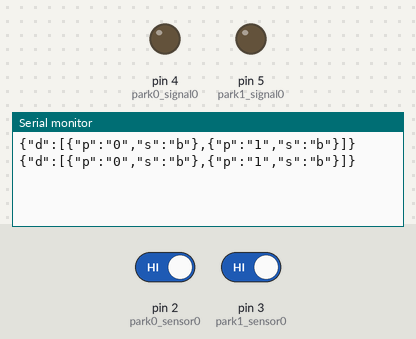
A sketch run on a simulated Arduino Uno, built for the host (arithmetic inside an expression is 32-bit, double 64-bit). Shown: output pins drawn as LEDs (lit = HIGH), the last lines printed to the serial monitor. The inputs (shaded band) are chosen by the test bench; at power-on: pin 2 (park0_sensor0) HIGH, pin 3 (park1_sensor0) HIGH.

Above: at 18.0 s.
18.1 s: pin 2 (park0_sensor0) driven LOW
At 20.7 s:
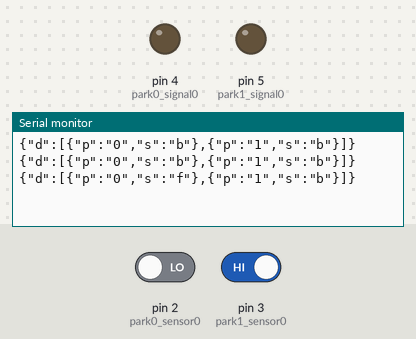
31.5 s: pin 3 (park1_sensor0) driven LOW
At 40.7 s:
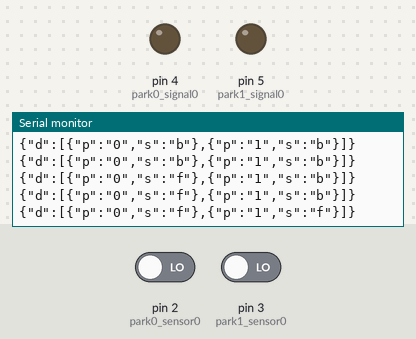
41.5 s: pin 2 (park0_sensor0) driven HIGH
At 50.7 s:
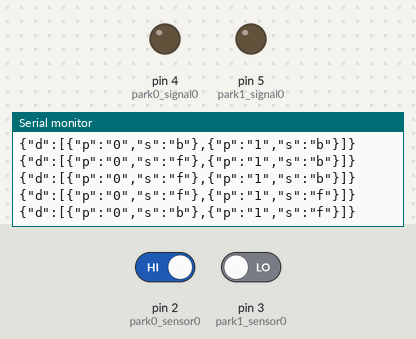

The sketch:

Parking.ino
```cpp
#include <ArduinoJson.h>

int park0_sensor0 = 2;
int park1_sensor0 = 3;
int park0_signal0 = 4;
int park1_signal0 = 5;
String park0sensor0;
String park1sensor0;


void setup() {
  // put your setup code here, to run once:
  Serial.begin(115200);
  pinMode(park0_sensor0, INPUT);
  pinMode(park1_sensor0, INPUT);
  digitalWrite(park0_sensor0, HIGH);
  digitalWrite(park1_sensor0, HIGH);
  pinMode(park0_signal0, OUTPUT);
  pinMode(park1_signal0, OUTPUT);

}

void loop() {

  StaticJsonBuffer<400> jsonBuffer;
  JsonObject& json = jsonBuffer.createObject();
  JsonObject& s0 = jsonBuffer.createObject();
  JsonObject& s1 = jsonBuffer.createObject();
  // put your main code here, to run repeatedly:
  if(digitalRead(park0_sensor0) == LOW){
    s0["p"] = "0";
    s0["s"] = "f";
  }else{
    s0["p"] = "0";
    s0["s"] = "b";
  }
   if(digitalRead(park1_sensor0) == LOW){
    s1["p"] = "1";
    s1["s"] = "f";
  }else{
    s1["p"] = "1";
    s1["s"] = "b";
  }
  JsonArray& data = json.createNestedArray("d");
  data.add(s0);
  data.add(s1);

  json.printTo(Serial);
  //JsonObject& obj = jsonBuffer.parseObject(json);
  //obj.printTo(Serial);

  Serial.println();
  //json.prettyPrintTo(Serial);
  delay(10000);
}
```

Measured:
- after the input at 18.1 s, the serial monitor: prints a new line after 1.9 s (image 1)
- after the input at 31.5 s, the serial monitor: prints a new line after 8.5 s (image 2)
- after the input at 41.5 s, the serial monitor: prints a new line after 8.5 s (image 3)
